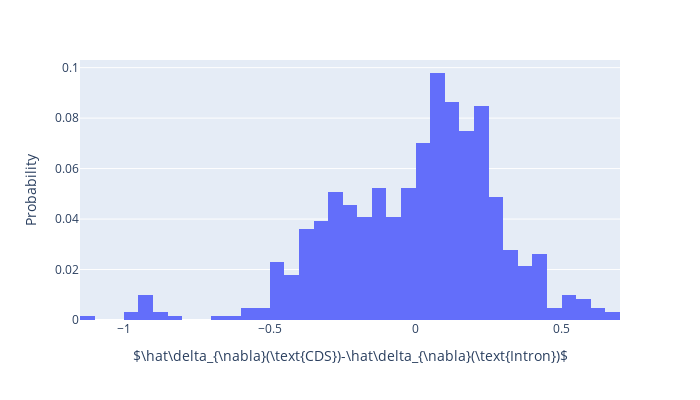

Write notebook code for a chart like this one.
### Code cell
ape_hist = nabla.histogram_nabla_diff(ape=True, nbins=40)
ape_hist.update_layout(dict(width=700, height=400))
ape_hist.show()
ape_hist.write_image(FIG_DIR / "ape-hist.pdf")

### Figure 1 — Plotly figure (JSON) as saved in the notebook; plotly's stock layout.template omitted (floating-point values rounded to 4 significant figures; data arrays with more than 128 entries replaced by an {"elided": "..."} marker saying what was removed)
{"data": [{"alignmentgroup": "True", "bingroup": "x", "histnorm": "probability", "hovertemplate": "x=%{x}<br>probability=%{y}<extra></extra>", "legendgroup": "", "marker": {"color": "#636efa", "pattern": {"shape": ""}}, "name": "", "nbinsx": 40, "offsetgroup": "", "orientation": "v", "showlegend": false, "x": {"elided": "613 float values"}, "xaxis": "x", "yaxis": "y", "type": "histogram"}], "layout": {"xaxis": {"anchor": "y", "domain": [0.0, 1.0], "title": {"text": "$\\hat\\delta_{\\nabla}(\\text{CDS})-\\hat\\delta_{\\nabla}(\\text{Intron})$"}}, "yaxis": {"anchor": "x", "domain": [0.0, 1.0], "title": {"text": "Probability"}}, "legend": {"tracegroupgap": 0}, "margin": {"t": 60}, "barmode": "relative", "width": 700, "height": 400}}
